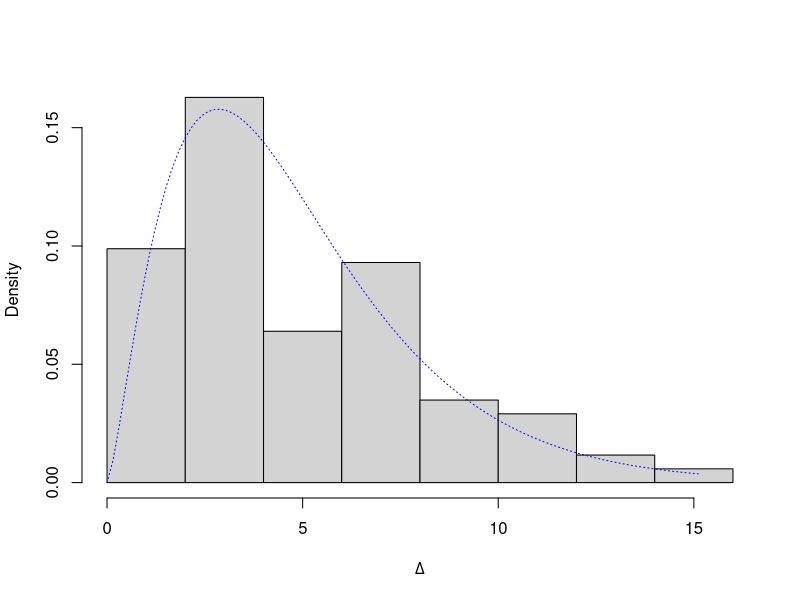

Source code (R):
## ---- chunk 1
library(SQUAREM)

bimixEM = function (array_lik, prior, pi_init = NULL, control = list()) 
{
    control.default = list(K = 1, method = 3, square = TRUE, 
        step.min0 = 1, step.max0 = 1, mstep = 4, kr = 1, objfn.inc = 1, 
        tol = 1e-07, maxiter = 5000, trace = FALSE)
    namc = names(control)
    if (!all(namc %in% names(control.default))) 
        stop("unknown names in control: ", namc[!(namc %in% names(control.default))])
    controlinput = modifyList(control.default, control)
    K = dim(array_lik)[1]
    L = dim(array_lik)[2]
    if (is.null(pi_init)) {
        pi_init = c(rep(1/K, K),rep(1/L,L))
    }
    res = squarem(par = pi_init, fixptfn = bifixpoint, objfn = binegpenloglik, 
        array_lik = array_lik, prior = prior, control = controlinput)
    return(list(pihat = 2* normalize(pmax(0, res$par)), B = res$value.objfn, 
        niter = res$iter, converged = res$convergence))
}

bifixpoint = function(pi, array_lik, prior){  
 K = dim(array_lik)[1]
 L = dim(array_lik)[2]
 pi_k = pi[1:K]
 pi_l = pi[-(1:K)]
 prior_k = prior[1:K]
 prior_l = prior[-(1:K)]
 matrix_lik = apply(aperm(array_lik,c(2,1,3))*pi_l,2,colSums)
 pi_knew = fixpoint(pi_k,matrix_lik,prior_k)
 matrix_lik = apply(array_lik*pi_knew,2,colSums)
 pi_lnew = fixpoint(pi_l,matrix_lik,prior_l)
 return(c(pi_knew,pi_lnew))
}

fixpoint = function (pi, matrix_lik, prior) 
{
    pi = normalize(pmax(0, pi))
    m = t(pi * t(matrix_lik))
    m.rowsum = rowSums(m)
    classprob = m/m.rowsum
    pinew = normalize(colSums(classprob) + prior - 1)
    return(pinew)
}

normalize = function (x) 
{
    return(x/sum(x))
}

binegpenloglik = function (pi, array_lik, prior) 
{
    return(-bipenloglik(pi, array_lik, prior))
}

bipenloglik = function (pi, array_lik, prior) 
{
	K = dim(array_lik)[1]
    pi_k = pi[1:K]
    pi_l = pi[-(1:K)]
    loglik = sum(log(colSums(t(apply(pi_k*array_lik,2,colSums))*pi_l)))
    subset = (prior != 1)
    priordens = sum((prior - 1)[subset] * log(pi[subset]))
    return(loglik + priordens)
}
## ---- chunk 2
bilik = function (betahat0, sebetahat0, betahat1, sebetahat1, sigmaalpha, sigmagamma) {
	N1 = length(betahat0)
	N2 = length(betahat1)
	K = length(sigmaalpha)
	L = length(sigmagamma)
	J = N1 + N2
	array_lik = array(0, dim = c(K,L,J))
	for (j in 1:N1){
		for (k in 1:K){
			for (l in 1:L){
				array_lik[k,l,j] = dnorm(betahat0[j],0,sqrt(sebetahat0[j]^2+sigmaalpha[k]^2))
			}
		}
	}
	for (j in (N1+1):(N1+N2)){
		for (k in 1:K){
			for (l in 1:L){
				array_lik[k,l,j] = dnorm(betahat1[j-N1],0,sqrt(sebetahat1[j-N1]^2+sigmaalpha[k]^2+sigmagamma[l]^2))
			}
		}
	}
	return(array_lik)
}
## ---- chunk 3
Delta=scan("../output/LLRT.txt")
conv=scan("../output/conv.txt")
Delta=Delta[conv==1]
d=mean(Delta)
hist(Delta,prob=T,xlab=expression(Delta),main="")
x=seq(0,max(Delta)+1,length=100)
lines(x,dchisq(x,d),col="blue",lty=3)
